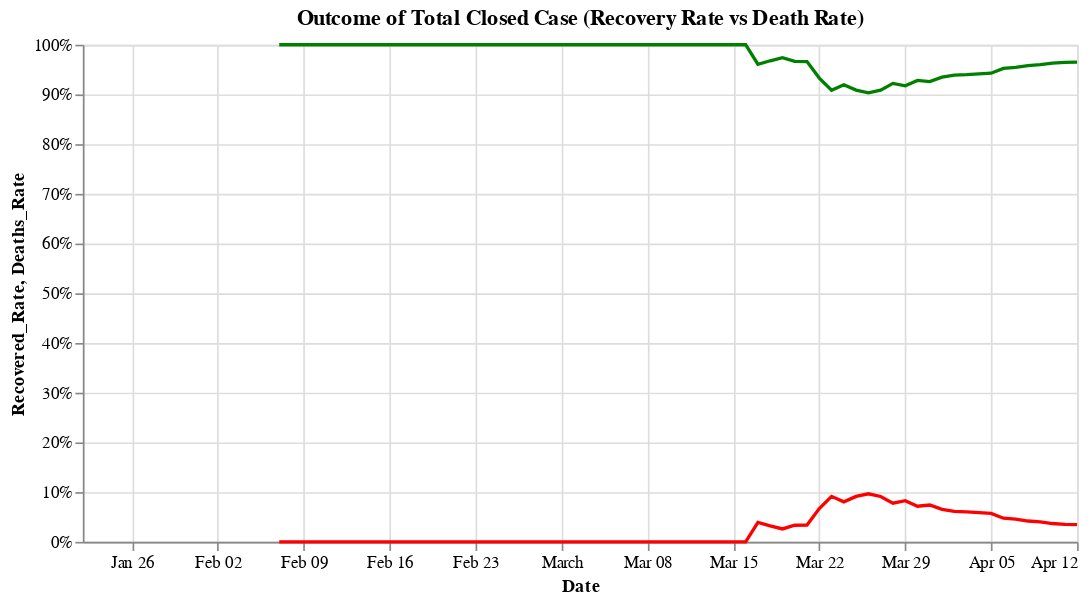

The cell this chart's notebook holds for it:
### Code cell
#hide_input
df_closed_my = pd.merge(df_my(df_recovered), df_my(df_deaths), on='Date').rename(columns={'Cases_x': 'Recovered', 'Cases_y': 'Deaths'})
df_closed_my['Total'] = df_closed_my['Recovered'] + df_closed_my['Deaths']
df_closed_my['Recovered_Rate'] = df_closed_my['Recovered']/ df_closed_my['Total']
df_closed_my['Deaths_Rate'] = df_closed_my['Deaths']/ df_closed_my['Total']
_base = alt.Chart(df_closed_my.round(6)[['Date', 'Recovered_Rate', 'Deaths_Rate']]).encode(x='Date:T')
_recovered = _base.mark_line(color='green').encode(
              y=alt.Y('Recovered_Rate:Q', axis=alt.Axis(format='%')))
_deaths = _base.mark_line(color='red').encode(y=alt.Y('Deaths_Rate:Q', axis=alt.Axis(format='%')))

(_recovered + _deaths).properties(title='Outcome of Total Closed Case (Recovery Rate vs Death Rate)', width=600)

### Figure 1 — Vega-Lite specification as saved in the notebook (floating-point values rounded to 4 significant figures)
{"config": {"view": {"continuousWidth": 400, "continuousHeight": 300}}, "layer": [{"mark": {"type": "line", "color": "green"}, "encoding": {"x": {"type": "temporal", "field": "Date"}, "y": {"type": "quantitative", "axis": {"format": "%"}, "field": "Recovered_Rate"}}}, {"mark": {"type": "line", "color": "red"}, "encoding": {"x": {"type": "temporal", "field": "Date"}, "y": {"type": "quantitative", "axis": {"format": "%"}, "field": "Deaths_Rate"}}}], "data": {"name": "data-51d91ec441b665371f126b37c50c1859"}, "title": "Outcome of Total Closed Case (Recovery Rate vs Death Rate)", "width": 600, "$schema": "https://vega.github.io/schema/vega-lite/v4.8.1.json", "datasets": {"data-51d91ec441b665371f126b37c50c1859": [{"Date": "2020-01-22T00:00:00", "Recovered_Rate": null, "Deaths_Rate": null}, {"Date": "2020-01-23T00:00:00", "Recovered_Rate": null, "Deaths_Rate": null}, {"Date": "2020-01-24T00:00:00", "Recovered_Rate": null, "Deaths_Rate": null}, {"Date": "2020-01-25T00:00:00", "Recovered_Rate": null, "Deaths_Rate": null}, {"Date": "2020-01-26T00:00:00", "Recovered_Rate": null, "Deaths_Rate": null}, {"Date": "2020-01-27T00:00:00", "Recovered_Rate": null, "Deaths_Rate": null}, {"Date": "2020-01-28T00:00:00", "Recovered_Rate": null, "Deaths_Rate": null}, {"Date": "2020-01-29T00:00:00", "Recovered_Rate": null, "Deaths_Rate": null}, {"Date": "2020-01-30T00:00:00", "Recovered_Rate": null, "Deaths_Rate": null}, {"Date": "2020-01-31T00:00:00", "Recovered_Rate": null, "Deaths_Rate": null}, {"Date": "2020-02-01T00:00:00", "Recovered_Rate": null, "Deaths_Rate": null}, {"Date": "2020-02-02T00:00:00", "Recovered_Rate": null, "Deaths_Rate": null}, {"Date": "2020-02-03T00:00:00", "Recovered_Rate": null, "Deaths_Rate": null}, {"Date": "2020-02-04T00:00:00", "Recovered_Rate": null, "Deaths_Rate": null}, {"Date": "2020-02-05T00:00:00", "Recovered_Rate": null, "Deaths_Rate": null}, {"Date": "2020-02-06T00:00:00", "Recovered_Rate": null, "Deaths_Rate": null}, {"Date": "2020-02-07T00:00:00", "Recovered_Rate": 1.0, "Deaths_Rate": 0.0}, {"Date": "2020-02-08T00:00:00", "Recovered_Rate": 1.0, "Deaths_Rate": 0.0}, {"Date": "2020-02-09T00:00:00", "Recovered_Rate": 1.0, "Deaths_Rate": 0.0}, {"Date": "2020-02-10T00:00:00", "Recovered_Rate": 1.0, "Deaths_Rate": 0.0}, {"Date": "2020-02-11T00:00:00", "Recovered_Rate": 1.0, "Deaths_Rate": 0.0}, {"Date": "2020-02-12T00:00:00", "Recovered_Rate": 1.0, "Deaths_Rate": 0.0}, {"Date": "2020-02-13T00:00:00", "Recovered_Rate": 1.0, "Deaths_Rate": 0.0}, {"Date": "2020-02-14T00:00:00", "Recovered_Rate": 1.0, "Deaths_Rate": 0.0}, {"Date": "2020-02-15T00:00:00", "Recovered_Rate": 1.0, "Deaths_Rate": 0.0}, {"Date": "2020-02-16T00:00:00", "Recovered_Rate": 1.0, "Deaths_Rate": 0.0}, {"Date": "2020-02-17T00:00:00", "Recovered_Rate": 1.0, "Deaths_Rate": 0.0}, {"Date": "2020-02-18T00:00:00", "Recovered_Rate": 1.0, "Deaths_Rate": 0.0}, {"Date": "2020-02-19T00:00:00", "Recovered_Rate": 1.0, "Deaths_Rate": 0.0}, {"Date": "2020-02-20T00:00:00", "Recovered_Rate": 1.0, "Deaths_Rate": 0.0}, {"Date": "2020-02-21T00:00:00", "Recovered_Rate": 1.0, "Deaths_Rate": 0.0}, {"Date": "2020-02-22T00:00:00", "Recovered_Rate": 1.0, "Deaths_Rate": 0.0}, {"Date": "2020-02-23T00:00:00", "Recovered_Rate": 1.0, "Deaths_Rate": 0.0}, {"Date": "2020-02-24T00:00:00", "Recovered_Rate": 1.0, "Deaths_Rate": 0.0}, {"Date": "2020-02-25T00:00:00", "Recovered_Rate": 1.0, "Deaths_Rate": 0.0}, {"Date": "2020-02-26T00:00:00", "Recovered_Rate": 1.0, "Deaths_Rate": 0.0}, {"Date": "2020-02-27T00:00:00", "Recovered_Rate": 1.0, "Deaths_Rate": 0.0}, {"Date": "2020-02-28T00:00:00", "Recovered_Rate": 1.0, "Deaths_Rate": 0.0}, {"Date": "2020-02-29T00:00:00", "Recovered_Rate": 1.0, "Deaths_Rate": 0.0}, {"Date": "2020-03-01T00:00:00", "Recovered_Rate": 1.0, "Deaths_Rate": 0.0}, {"Date": "2020-03-02T00:00:00", "Recovered_Rate": 1.0, "Deaths_Rate": 0.0}, {"Date": "2020-03-03T00:00:00", "Recovered_Rate": 1.0, "Deaths_Rate": 0.0}, {"Date": "2020-03-04T00:00:00", "Recovered_Rate": 1.0, "Deaths_Rate": 0.0}, {"Date": "2020-03-05T00:00:00", "Recovered_Rate": 1.0, "Deaths_Rate": 0.0}, {"Date": "2020-03-06T00:00:00", "Recovered_Rate": 1.0, "Deaths_Rate": 0.0}, {"Date": "2020-03-07T00:00:00", "Recovered_Rate": 1.0, "Deaths_Rate": 0.0}, {"Date": "2020-03-08T00:00:00", "Recovered_Rate": 1.0, "Deaths_Rate": 0.0}, {"Date": "2020-03-09T00:00:00", "Recovered_Rate": 1.0, "Deaths_Rate": 0.0}, {"Date": "2020-03-10T00:00:00", "Recovered_Rate": 1.0, "Deaths_Rate": 0.0}, {"Date": "2020-03-11T00:00:00", "Recovered_Rate": 1.0, "Deaths_Rate": 0.0}, {"Date": "2020-03-12T00:00:00", "Recovered_Rate": 1.0, "Deaths_Rate": 0.0}, {"Date": "2020-03-13T00:00:00", "Recovered_Rate": 1.0, "Deaths_Rate": 0.0}, {"Date": "2020-03-14T00:00:00", "Recovered_Rate": 1.0, "Deaths_Rate": 0.0}, {"Date": "2020-03-15T00:00:00", "Recovered_Rate": 1.0, "Deaths_Rate": 0.0}, {"Date": "2020-03-16T00:00:00", "Recovered_Rate": 1.0, "Deaths_Rate": 0.0}, {"Date": "2020-03-17T00:00:00", "Recovered_Rate": 0.9608, "Deaths_Rate": 0.03922}, {"Date": "2020-03-18T00:00:00", "Recovered_Rate": 0.9677, "Deaths_Rate": 0.03226}, {"Date": "2020-03-19T00:00:00", "Recovered_Rate": 0.974, "Deaths_Rate": 0.02597}, {"Date": "2020-03-20T00:00:00", "Recovered_Rate": 0.9667, "Deaths_Rate": 0.03333}, {"Date": "2020-03-21T00:00:00", "Recovered_Rate": 0.9661, "Deaths_Rate": 0.0339}, {"Date": "2020-03-22T00:00:00", "Recovered_Rate": 0.9329, "Deaths_Rate": 0.06711}, {"Date": "2020-03-23T00:00:00", "Recovered_Rate": 0.9085, "Deaths_Rate": 0.0915}, {"Date": "2020-03-24T00:00:00", "Recovered_Rate": 0.9196, "Deaths_Rate": 0.0804}, {"Date": "2020-03-25T00:00:00", "Recovered_Rate": 0.9087, "Deaths_Rate": 0.09132}, {"Date": "2020-03-26T00:00:00", "Recovered_Rate": 0.9034, "Deaths_Rate": 0.09664}, {"Date": "2020-03-27T00:00:00", "Recovered_Rate": 0.9088, "Deaths_Rate": 0.09123}, {"Date": "2020-03-28T00:00:00", "Recovered_Rate": 0.9222, "Deaths_Rate": 0.07781}, {"Date": "2020-03-29T00:00:00", "Recovered_Rate": 0.9173, "Deaths_Rate": 0.08274}, {"Date": "2020-03-30T00:00:00", "Recovered_Rate": 0.9283, "Deaths_Rate": 0.07171}, {"Date": "2020-03-31T00:00:00", "Recovered_Rate": 0.9259, "Deaths_Rate": 0.07414}, {"Date": "2020-04-01T00:00:00", "Recovered_Rate": 0.9348, "Deaths_Rate": 0.06522}, {"Date": "2020-04-02T00:00:00", "Recovered_Rate": 0.9388, "Deaths_Rate": 0.0612}, {"Date": "2020-04-03T00:00:00", "Recovered_Rate": 0.9398, "Deaths_Rate": 0.06023}, {"Date": "2020-04-04T00:00:00", "Recovered_Rate": 0.9414, "Deaths_Rate": 0.05864}, {"Date": "2020-04-05T00:00:00", "Recovered_Rate": 0.9428, "Deaths_Rate": 0.05722}, {"Date": "2020-04-06T00:00:00", "Recovered_Rate": 0.9524, "Deaths_Rate": 0.04758}, {"Date": "2020-04-07T00:00:00", "Recovered_Rate": 0.9545, "Deaths_Rate": 0.04552}, {"Date": "2020-04-08T00:00:00", "Recovered_Rate": 0.9581, "Deaths_Rate": 0.04188}, {"Date": "2020-04-09T00:00:00", "Recovered_Rate": 0.96, "Deaths_Rate": 0.04}, {"Date": "2020-04-10T00:00:00", "Recovered_Rate": 0.9632, "Deaths_Rate": 0.03684}, {"Date": "2020-04-11T00:00:00", "Recovered_Rate": 0.9647, "Deaths_Rate": 0.0353}, {"Date": "2020-04-12T00:00:00", "Recovered_Rate": 0.9652, "Deaths_Rate": 0.0348}]}}
